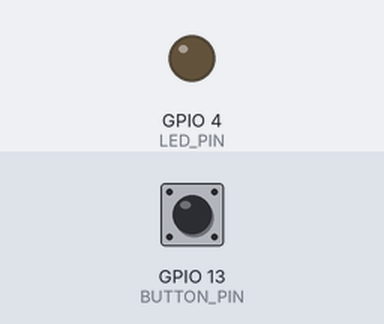
A sketch run on a simulated ESP32. On the bench: output pins drawn as LEDs (lit = HIGH). The inputs (shaded band) are chosen by the test bench; at power-on: GPIO 13 (BUTTON_PIN) HIGH. WiFi joins after 1.5 s; servers stay silent unless stated; uploads are accepted with an empty reply; storage starts empty; the camera gives no picture; what the sketch prints to the serial monitor is not drawn.

Above: at 4.0 s.
4.1 s: GPIO 13 (BUTTON_PIN) pulled LOW for 0.3 s
At 4.24 s:
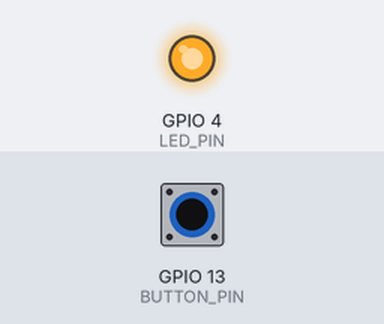
Timing chart, 0 to 7.1 s (numbered marks = the images above; inputs shaded):
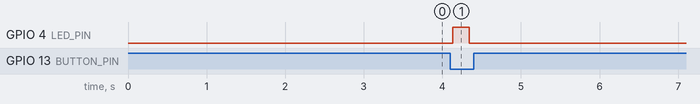

The sketch:

ESP32-CAM.ino
```cpp
#include "esp_camera.h"
#include <WiFi.h>
#include <HTTPClient.h>
#include "FS.h"
#include "SD_MMC.h"

// ---------------------------------------------------------------------------
// Wi-Fi & Server Credentials
// ---------------------------------------------------------------------------
const char* ssid = "bbj";
const char* password = "32145678";

const char* streamUrl = "http://192.168.1.2:5000/upload_stream";
const char* analyzeUrl = "http://192.168.1.2:5000/analyze_frame";

// ---------------------------------------------------------------------------
// Pin Definitions
// ---------------------------------------------------------------------------
#define BUTTON_PIN 13
#define LED_PIN 4

// AI-Thinker OV2640 Pins
#define PWDN_GPIO_NUM     32
#define RESET_GPIO_NUM    -1
#define XCLK_GPIO_NUM      0
#define SIOD_GPIO_NUM     26
#define SIOC_GPIO_NUM     27
#define Y9_GPIO_NUM       35
#define Y8_GPIO_NUM       34
#define Y7_GPIO_NUM       39
#define Y6_GPIO_NUM       36
#define Y5_GPIO_NUM       21
#define Y4_GPIO_NUM       19
#define Y3_GPIO_NUM       18
#define Y2_GPIO_NUM        5
#define VSYNC_GPIO_NUM    25
#define HREF_GPIO_NUM     23
#define PCLK_GPIO_NUM     22

// ---------------------------------------------------------------------------
// State & Timing Variables
// ---------------------------------------------------------------------------
unsigned long lastStreamTime = 0;
const int STREAM_INTERVAL_MS = 200;

bool lastButtonState = HIGH;
unsigned long lastDebounceTime = 0;
const int DEBOUNCE_DELAY = 50;

bool sdCardReady = false;

// ---------------------------------------------------------------------------
// FreeRTOS Background Task: The Offline Sync Queue
// ---------------------------------------------------------------------------
void backgroundSyncTask(void *pvParameters) {
  while (true) {
    if (WiFi.status() == WL_CONNECTED && sdCardReady) {
      File dir = SD_MMC.open("/");
      File file = dir.openNextFile();

      while (file) {
        String fileName = file.name();

        if (!file.isDirectory() && fileName.startsWith("queue_")) {
          String fullPath = "/" + fileName;
          Serial.println("🔄 Found queued image: " + fullPath);

          size_t fileSize = file.size();
          uint8_t *imgBuffer = (uint8_t*)ps_malloc(fileSize);

          if (imgBuffer) {
            file.read(imgBuffer, fileSize);
            file.close();

            HTTPClient http;
            http.begin(analyzeUrl);
            http.addHeader("Content-Type", "image/jpeg");
            http.setTimeout(25000);

            Serial.println("📤 Uploading queued image to server...");
            int httpCode = http.POST(imgBuffer, fileSize);

            free(imgBuffer);

            if (httpCode == 200) {
              Serial.println("✅ Upload successful! Removing from queue.");
              SD_MMC.remove(fullPath.c_str());
            } else {
              Serial.printf("❌ Upload failed (HTTP %d). Will retry later.\n", httpCode);
            }
          } else {
            file.close();
            Serial.println("❌ Failed to allocate PSRAM for upload.");
          }
          break;
        }
        file = dir.openNextFile();
      }
    }
    vTaskDelay(pdMS_TO_TICKS(3000));
  }
}

// ---------------------------------------------------------------------------
// Setup Functions
// ---------------------------------------------------------------------------
void connectWiFi() {
  WiFi.begin(ssid, password);
  Serial.print("Connecting to WiFi");
  while (WiFi.status() != WL_CONNECTED) {
    delay(500);
    Serial.print(".");
  }
  Serial.println("\n✅ WiFi connected!");
}

void setupCamera() {
  camera_config_t config;
  config.ledc_channel = LEDC_CHANNEL_0;
  config.ledc_timer = LEDC_TIMER_0;
  config.pin_d0 = Y2_GPIO_NUM;
  config.pin_d1 = Y3_GPIO_NUM;
  config.pin_d2 = Y4_GPIO_NUM;
  config.pin_d3 = Y5_GPIO_NUM;
  config.pin_d4 = Y6_GPIO_NUM;
  config.pin_d5 = Y7_GPIO_NUM;
  config.pin_d6 = Y8_GPIO_NUM;
  config.pin_d7 = Y9_GPIO_NUM;
  config.pin_xclk = XCLK_GPIO_NUM;
  config.pin_pclk = PCLK_GPIO_NUM;
  config.pin_vsync = VSYNC_GPIO_NUM;
  config.pin_href = HREF_GPIO_NUM;
  config.pin_sscb_sda = SIOD_GPIO_NUM;
  config.pin_sscb_scl = SIOC_GPIO_NUM;
  config.pin_pwdn = PWDN_GPIO_NUM;
  config.pin_reset = RESET_GPIO_NUM;
  config.xclk_freq_hz = 20000000;
  config.pixel_format = PIXFORMAT_JPEG;
  config.frame_size = FRAMESIZE_VGA;
  config.jpeg_quality = 12;
  config.fb_count = 1;

  if (esp_camera_init(&config) != ESP_OK) {
    Serial.println("❌ Camera init failed!");
    while (1) { delay(1000); }
  }
  Serial.println("📸 Camera ready.");
}

void setupSDCard() {
  if (!SD_MMC.begin("/sdcard", true)) {
    Serial.println("⚠️ SD Card Mount Failed. System will run without offline storage.");
    sdCardReady = false;
  } else {
    Serial.println("💾 SD Card Mounted successfully in 1-bit mode.");
    sdCardReady = true;
  }
}

// ---------------------------------------------------------------------------
// Action Functions
// ---------------------------------------------------------------------------
void captureAndQueueImage() {
  // 1. Turn on the flash LED
  digitalWrite(LED_PIN, HIGH);

  // 2. Wait 150ms to let the camera sensor adjust auto-exposure
  delay(150);

  // 3. Take the picture
  camera_fb_t *fb = esp_camera_fb_get();

  // 4. Turn the flash LED off immediately
  digitalWrite(LED_PIN, LOW);

  if (!fb) {
    Serial.println("❌ Camera capture failed.");
    return;
  }

  if (sdCardReady) {
    String id = String(millis());
    String tempPath = "/temp_" + id + ".jpg";
    String queuePath = "/queue_" + id + ".jpg";

    File file = SD_MMC.open(tempPath.c_str(), FILE_WRITE);
    if (file) {
      file.write(fb->buf, fb->len);
      file.close();

      SD_MMC.rename(tempPath.c_str(), queuePath.c_str());
      Serial.println("💾 Image secured in offline queue: " + queuePath);
    } else {
      Serial.println("❌ Failed to write to SD card.");
    }
  } else {
    // ✅ Fallback: No SD card detected, bypass queue and upload immediately
    Serial.println("⚠️ No SD card. Attempting synchronous fallback upload...");
    if (WiFi.status() == WL_CONNECTED) {
      HTTPClient http;
      http.begin(analyzeUrl);
      http.addHeader("Content-Type", "image/jpeg");
      http.setTimeout(25000);

      int httpCode = http.POST(fb->buf, fb->len);
      if (httpCode == 200) {
        Serial.println("✅ Fallback upload successful!");
      } else {
        Serial.printf("❌ Fallback upload failed (HTTP %d).\n", httpCode);
      }
      http.end();
    } else {
      Serial.println("❌ No Wi-Fi AND no SD card. Image lost!");
    }
  }

  esp_camera_fb_return(fb);
}

void streamLiveFeed() {
  camera_fb_t *fb = esp_camera_fb_get();
  if (fb) {
    HTTPClient http;
    http.begin(streamUrl);
    http.addHeader("Content-Type", "image/jpeg");
    http.setTimeout(1500);
    http.POST(fb->buf, fb->len);
    http.end();
    esp_camera_fb_return(fb);
  }
}

// ---------------------------------------------------------------------------
// Main Loop
// ---------------------------------------------------------------------------
void setup() {
  Serial.begin(115200);
  delay(1000);

  pinMode(LED_PIN, OUTPUT);
  pinMode(BUTTON_PIN, INPUT_PULLUP);

  setupSDCard();
  connectWiFi();
  setupCamera();

  xTaskCreatePinnedToCore(
    backgroundSyncTask,
    "SyncTask",
    8192,
    NULL,
    1,
    NULL,
    0
  );

  Serial.println("🌱 Plant Monitor Ready. Press the button to analyze.");
}

void loop() {
  if (WiFi.status() != WL_CONNECTED) connectWiFi();

  unsigned long now = millis();

  // --- Edge Detection & Debounce Logic (CORRECTED) ---
  bool reading = digitalRead(BUTTON_PIN);

  if (reading == LOW && lastButtonState == HIGH) {
    if ((now - lastDebounceTime) > DEBOUNCE_DELAY) {
      Serial.println("\n🚨 Button Press Detected! Capturing instantly...");
      captureAndQueueImage();
      lastDebounceTime = now; // Reset timer after a successful press
    }
  }

  lastButtonState = reading; // Update the state at the end of the loop

  if (now - lastStreamTime >= STREAM_INTERVAL_MS) {
    lastStreamTime = now;
    if (WiFi.status() == WL_CONNECTED) {
      streamLiveFeed();
    }
  }
}
```

Measured:
- after the input at 4.1 s, GPIO 4 (LED_PIN): LOW → HIGH at once, → LOW 0.21 s later
